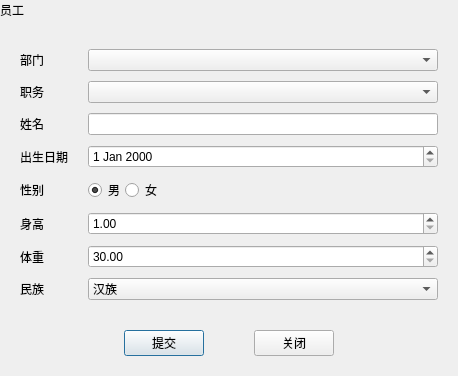
<?xml version="1.0" encoding="UTF-8"?>
<ui version="4.0">
 <class>EmployeeAdd</class>
 <widget class="QDialog" name="EmployeeAdd">
  <property name="geometry">
   <rect>
    <x>0</x>
    <y>0</y>
    <width>458</width>
    <height>376</height>
   </rect>
  </property>
  <property name="windowTitle">
   <string>Dialog</string>
  </property>
  <layout class="QVBoxLayout" name="verticalLayout" stretch="0,1,0">
   <property name="spacing">
    <number>10</number>
   </property>
   <property name="leftMargin">
    <number>0</number>
   </property>
   <property name="topMargin">
    <number>0</number>
   </property>
   <property name="rightMargin">
    <number>0</number>
   </property>
   <property name="bottomMargin">
    <number>20</number>
   </property>
   <item>
    <widget class="QLabel" name="labFormTitle">
     <property name="text">
      <string>员工</string>
     </property>
    </widget>
   </item>
   <item>
    <layout class="QGridLayout" name="gridLayout">
     <property name="leftMargin">
      <number>20</number>
     </property>
     <property name="topMargin">
      <number>20</number>
     </property>
     <property name="rightMargin">
      <number>20</number>
     </property>
     <property name="bottomMargin">
      <number>20</number>
     </property>
     <property name="horizontalSpacing">
      <number>20</number>
     </property>
     <property name="verticalSpacing">
      <number>10</number>
     </property>
     <item row="0" column="0">
      <widget class="QLabel" name="labDepartment">
       <property name="text">
        <string>部门</string>
       </property>
      </widget>
     </item>
     <item row="0" column="1">
      <widget class="QComboBox" name="cmbDepartment"/>
     </item>
     <item row="1" column="0">
      <widget class="QLabel" name="labDuty">
       <property name="text">
        <string>职务</string>
       </property>
      </widget>
     </item>
     <item row="1" column="1">
      <widget class="QComboBox" name="cmbDuty"/>
     </item>
     <item row="2" column="0">
      <widget class="QLabel" name="labName">
       <property name="text">
        <string>姓名</string>
       </property>
      </widget>
     </item>
     <item row="2" column="1">
      <widget class="QLineEdit" name="leName"/>
     </item>
     <item row="3" column="0">
      <widget class="QLabel" name="labBirthday">
       <property name="text">
        <string>出生日期</string>
       </property>
      </widget>
     </item>
     <item row="3" column="1">
      <widget class="QDateEdit" name="deBirthday"/>
     </item>
     <item row="4" column="0">
      <widget class="QLabel" name="labSex">
       <property name="text">
        <string>性别</string>
       </property>
      </widget>
     </item>
     <item row="4" column="1">
      <layout class="QHBoxLayout" name="horizontalLayout">
       <item>
        <widget class="QRadioButton" name="rbSexMale">
         <property name="sizePolicy">
          <sizepolicy hsizetype="Maximum" vsizetype="Fixed">
           <horstretch>0</horstretch>
           <verstretch>0</verstretch>
          </sizepolicy>
         </property>
         <property name="text">
          <string>男</string>
         </property>
         <property name="checked">
          <bool>true</bool>
         </property>
        </widget>
       </item>
       <item>
        <widget class="QRadioButton" name="reSexFemale">
         <property name="sizePolicy">
          <sizepolicy hsizetype="Minimum" vsizetype="Fixed">
           <horstretch>0</horstretch>
           <verstretch>0</verstretch>
          </sizepolicy>
         </property>
         <property name="text">
          <string>女</string>
         </property>
        </widget>
       </item>
      </layout>
     </item>
     <item row="5" column="0">
      <widget class="QLabel" name="labHeight">
       <property name="text">
        <string>身高</string>
       </property>
      </widget>
     </item>
     <item row="5" column="1">
      <widget class="QDoubleSpinBox" name="dsbHeight">
       <property name="minimum">
        <double>1.000000000000000</double>
       </property>
       <property name="maximum">
        <double>2.800000000000000</double>
       </property>
       <property name="singleStep">
        <double>0.100000000000000</double>
       </property>
      </widget>
     </item>
     <item row="6" column="0">
      <widget class="QLabel" name="labWeight">
       <property name="text">
        <string>体重</string>
       </property>
      </widget>
     </item>
     <item row="6" column="1">
      <widget class="QDoubleSpinBox" name="dsbWeight">
       <property name="minimum">
        <double>30.000000000000000</double>
       </property>
       <property name="maximum">
        <double>100.000000000000000</double>
       </property>
       <property name="singleStep">
        <double>1.000000000000000</double>
       </property>
      </widget>
     </item>
     <item row="7" column="0">
      <widget class="QLabel" name="labNation">
       <property name="text">
        <string>民族</string>
       </property>
      </widget>
     </item>
     <item row="7" column="1">
      <widget class="QComboBox" name="cmbNation">
       <item>
        <property name="text">
         <string>汉族</string>
        </property>
       </item>
       <item>
        <property name="text">
         <string>藏族</string>
        </property>
       </item>
       <item>
        <property name="text">
         <string>回族</string>
        </property>
       </item>
       <item>
        <property name="text">
         <string>女真族</string>
        </property>
       </item>
       <item>
        <property name="text">
         <string>维吾尔族</string>
        </property>
       </item>
       <item>
        <property name="text">
         <string>朝鲜族</string>
        </property>
       </item>
       <item>
        <property name="text">
         <string>蒙古族</string>
        </property>
       </item>
      </widget>
     </item>
    </layout>
   </item>
   <item>
    <layout class="QHBoxLayout" name="horizontalLayout_2" stretch="2,1,0,1,2">
     <item>
      <spacer name="horizontalSpacer">
       <property name="orientation">
        <enum>Qt::Horizontal</enum>
       </property>
       <property name="sizeHint" stdset="0">
        <size>
         <width>40</width>
         <height>20</height>
        </size>
       </property>
      </spacer>
     </item>
     <item>
      <widget class="QPushButton" name="btnFormSubmit">
       <property name="text">
        <string>提交</string>
       </property>
      </widget>
     </item>
     <item>
      <spacer name="horizontalSpacer_3">
       <property name="orientation">
        <enum>Qt::Horizontal</enum>
       </property>
       <property name="sizeHint" stdset="0">
        <size>
         <width>40</width>
         <height>20</height>
        </size>
       </property>
      </spacer>
     </item>
     <item>
      <widget class="QPushButton" name="btnFormClose">
       <property name="text">
        <string>关闭</string>
       </property>
      </widget>
     </item>
     <item>
      <spacer name="horizontalSpacer_2">
       <property name="orientation">
        <enum>Qt::Horizontal</enum>
       </property>
       <property name="sizeHint" stdset="0">
        <size>
         <width>40</width>
         <height>20</height>
        </size>
       </property>
      </spacer>
     </item>
    </layout>
   </item>
  </layout>
 </widget>
 <resources/>
 <connections/>
</ui>
